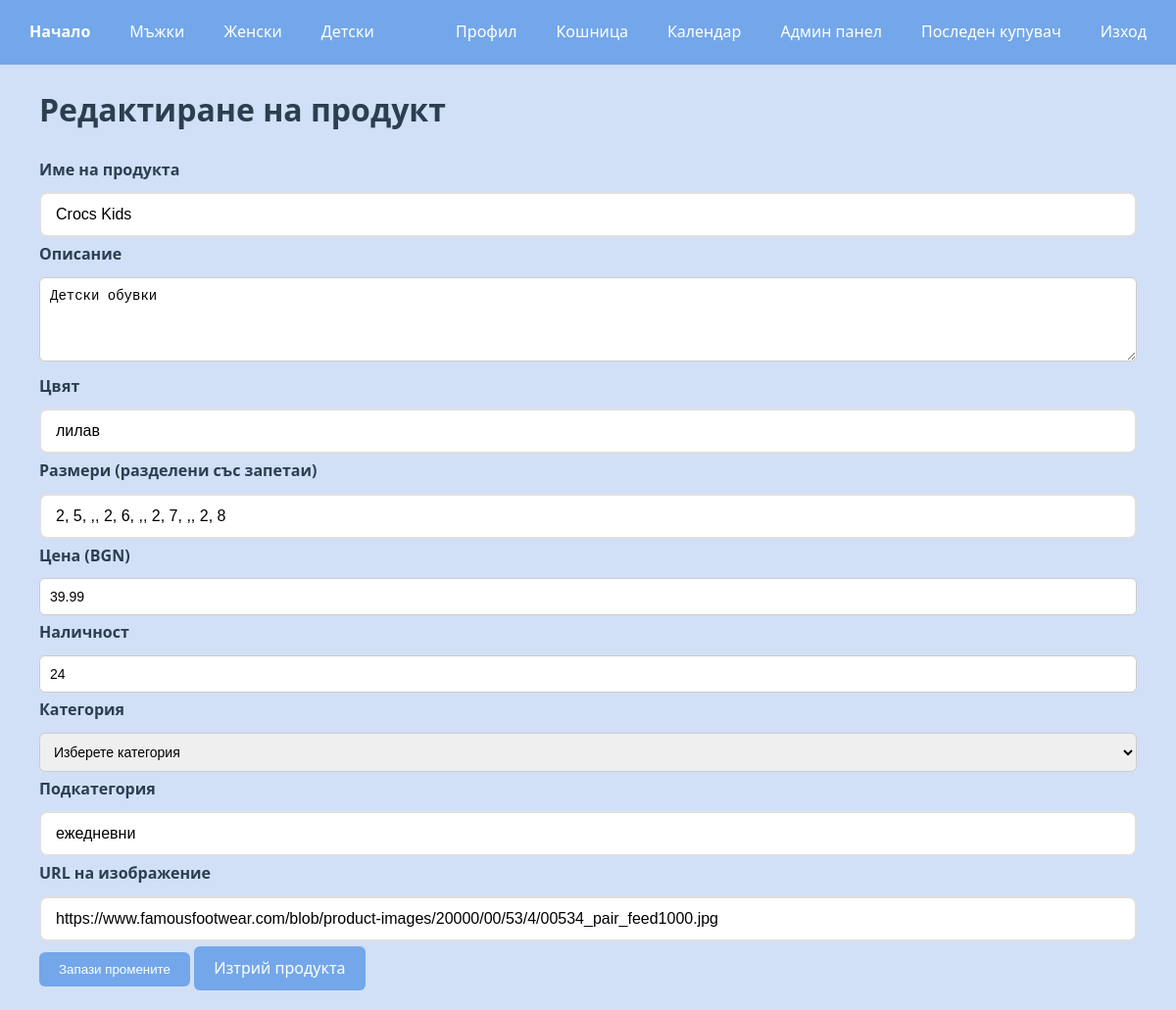
The page /catalog/edit/25 (signed in) on the database as committed earlier.
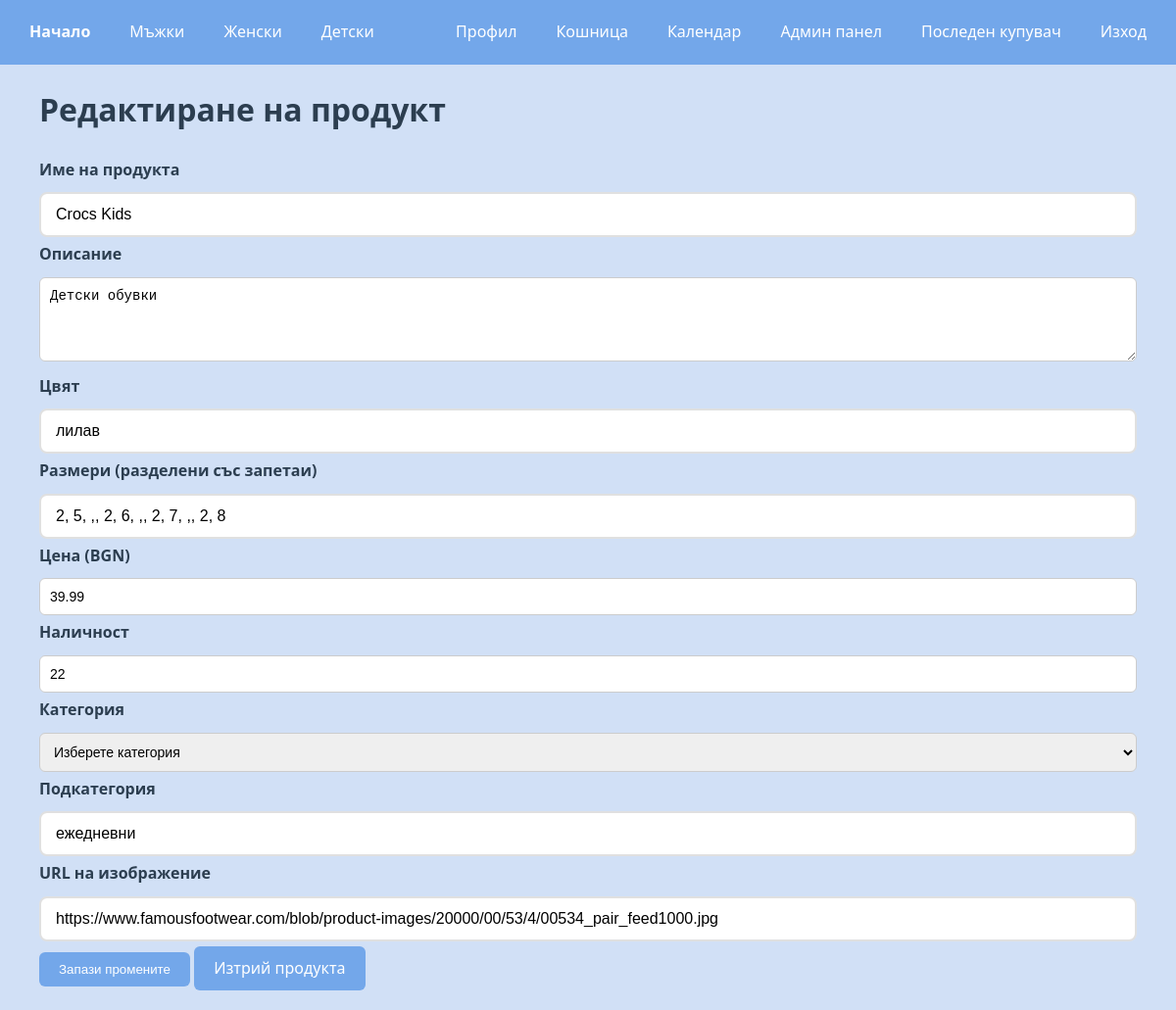
The same page on the database as committed later.
### services/catalog_service.py (models this page shows)
class Product(db.Model):
    __tablename__ = "products"
    id = db.Column(db.Integer, primary_key=True)
    name = db.Column(db.String(200), nullable=False)
    description = db.Column(db.Text)
    color = db.Column(db.String(50))
    sizes = db.Column(db.String(50))
    price = db.Column(db.Float, nullable=False)
    stock = db.Column(db.Integer, default=0)
    category = db.Column(db.String(100))
    subcategory = db.Column(db.String(100))
    image_url = db.Column(db.String(300), default="/static/images/default-shoe.png")
    reviews = db.relationship(
        "Review",
        back_populates="product",
        cascade="all, delete-orphan",
        lazy="dynamic"
    )

### controllers/catalog_controller.py (the view, shortened to what this page needs)
@catalog_bp.route("/edit/<int:product_id>", methods=["GET", "POST"])
def edit_product(product_id):
    if not is_admin():
        flash("Нямате достъп до редактиране на продукти.")
        return redirect(url_for("catalog.catalog"))
    product = catalog_service.get_product_by_id(product_id)
    if not product:
        flash("Продуктът не е намерен.")
        return redirect(url_for("catalog.catalog"))
    return render_template(
        "edit_product.html",
        product=product,
        is_admin=is_admin()
    )

### services/auth_service.py (called while the page is built)
def is_admin():
    return session.get("is_admin", False)

### services/catalog_service.py (called while the page is built)
def get_product_by_id(product_id):
    return Product.query.get(product_id)

### templates/edit_product.html (shortened to what this page needs)
{% extends "base.html" %}
{% block content %}
<div class="container">
    <h1>Редактиране на продукт</h1>
    <form action="{{ url_for('catalog.edit_product', product_id=product.id) }}" method="POST">
        <div class="form-group">
            <label for="name">Име на продукта</label>
            <input type="text" class="form-control" id="name" name="name" value="{{ product.name }}" required>
        </div>
        <div class="form-group">
            <label for="description">Описание</label>
            <textarea class="form-control" id="description" name="description" rows="4" required>{{ product.description }}</textarea>
        </div>
        <div class="form-group">
            <label for="color">Цвят</label>
            <input type="text" class="form-control" id="color" name="color" value="{{ product.color }}">
        </div>
        <div class="form-group">
            <label for="sizes">Размери (разделени със запетаи)</label>
            <input type="text" class="form-control" id="sizes" name="sizes" value="{{ product.sizes | join(', ') }}">
        </div>
        <div class="form-group">
            <label for="price">Цена (BGN)</label>
            <input type="number" class="form-control" id="price" name="price" step="0.01" value="{{ product.price }}" required>
        </div>
        <div class="form-group">
            <label for="stock">Наличност</label>
            <input type="number" class="form-control" id="stock" name="stock" value="{{ product.stock }}" required>
        </div>
        <div class="form-group">
            <label for="category">Категория</label>
            <select class="form-control" id="category" name="category" required>
                <option value="">Изберете категория</option>
            </select>
        </div>
        <div class="form-group">
            <label for="subcategory">Подкатегория</label>
            <input type="text" class="form-control" id="subcategory" name="subcategory" value="{{ product.subcategory }}">
        </div>
        <div class="form-group">
            <label for="image_url">URL на изображение</label>
            <input type="text" class="form-control" id="image_url" name="image_url" value="{{ product.image_url }}">
        </div>
        <div class="form-group mt-3">
            <button type="submit" class="btn btn-success">Запази промените</button>
            <a href="{{ url_for('catalog.delete_product', product_id=product.id) }}" class="btn btn-danger"
               onclick="return confirm('Сигурни ли сте, че искате да изтриете този продукт?');">Изтрий продукта</a>
        </div>
    </form>
</div>
{% endblock %}

Rows that differ between the two databases and show on the page:
changed Product "Crocs Kids": stock "24" → "22"
